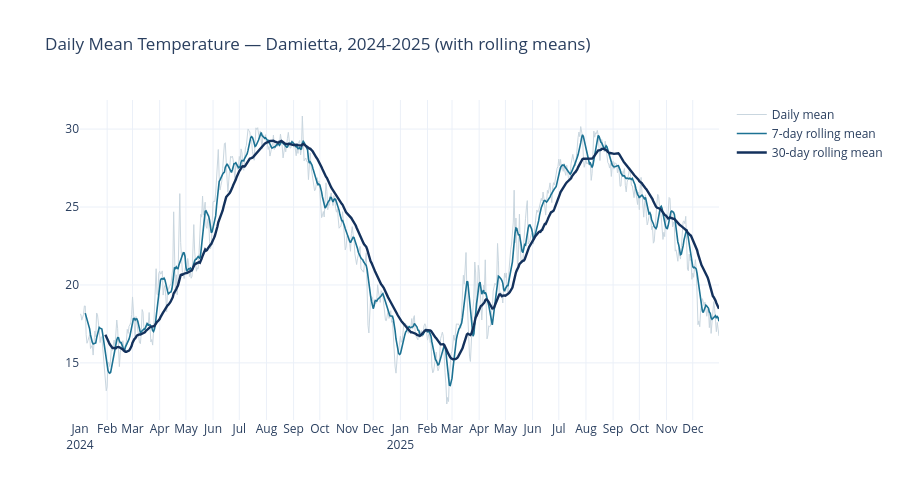

Source (notebook cell):
### Markdown cell above
## 3.2 Temporal patterns

### Daily mean temperature — full two-year trend with rolling means

### Code cell
df["temp_roll7"] = df["temperature"].rolling(7).mean()
df["temp_roll30"] = df["temperature"].rolling(30).mean()

fig = go.Figure()
fig.add_trace(go.Scatter(x=df.index, y=df["temperature"], name="Daily mean",
                          line=dict(color="#c9d6df", width=1)))
fig.add_trace(go.Scatter(x=df.index, y=df["temp_roll7"], name="7-day rolling mean",
                          line=dict(color="#1c7293", width=1.6)))
fig.add_trace(go.Scatter(x=df.index, y=df["temp_roll30"], name="30-day rolling mean",
                          line=dict(color="#13315c", width=2.4)))
fig.update_xaxes(dtick="M1", tickformat="%b\n%Y", showgrid=True)
fig.update_layout(template="plotly_white", height=500,
                   title="Daily Mean Temperature — Damietta, 2024-2025 (with rolling means)")
fig.show()

### Figure 1 — Plotly figure (JSON) as saved in the notebook; plotly's stock layout.template omitted (floating-point values rounded to 4 significant figures; data arrays with more than 128 entries replaced by an {"elided": "..."} marker saying what was removed)
{"data": [{"line": {"color": "#c9d6df", "width": 1}, "name": "Daily mean", "type": "scatter", "x": {"elided": "731 str values"}, "y": {"elided": "731 float values"}}, {"line": {"color": "#1c7293", "width": 1.6}, "name": "7-day rolling mean", "type": "scatter", "x": {"elided": "731 str values"}, "y": {"elided": "731 float values"}}, {"line": {"color": "#13315c", "width": 2.4}, "name": "30-day rolling mean", "type": "scatter", "x": {"elided": "731 str values"}, "y": {"elided": "731 float values"}}], "layout": {"height": 500, "title": {"text": "Daily Mean Temperature — Damietta, 2024-2025 (with rolling means)"}, "xaxis": {"dtick": "M1", "showgrid": true, "tickformat": "%b\n%Y"}}}
